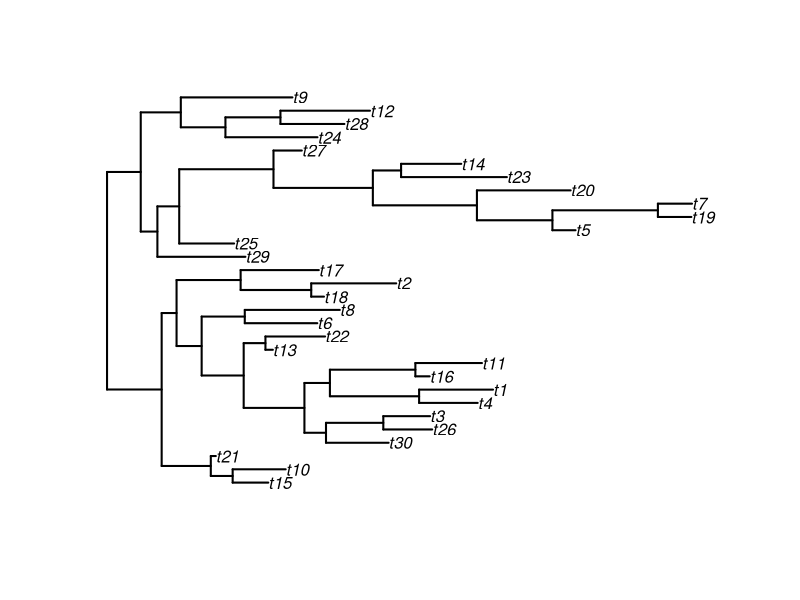

Reproduce this figure in R.
# Generate a newick tree.
# Author: Alexander G. Lucaci

#http://www.phytools.org/eqg/Exercise_3.2/
#https://cran.r-project.org/web/packages/ape/ape.pdf

# IMPORTS
library(ape)

# Declares
#set.seed(24)
#https://www.rdocumentation.org/packages/compositions/versions/1.40-3/topics/rnorm
mat <- matrix(abs(rnorm(30, 2, 1.5))) # make branch length a distribution, <1 to about 8

## simulate a phylogeny

# branch lengths drawn from a distribution, see above.
#tree <- rtree(n = 30, rooted = TRUE, br = mat)

# uniform distribution of branch lengthsi
#tree <- rtree(n = 30, rooted = TRUE, br = TRUE)

#generic way to make tree
tree <- rtree(n = 30, rooted = TRUE) #make the n a distribution like 10-50

#plot the tree
plot(tree, edge.width = 2)

#write to file
write.tree(tree, file = "example.trees")

head(tree)


## END OF FILE
